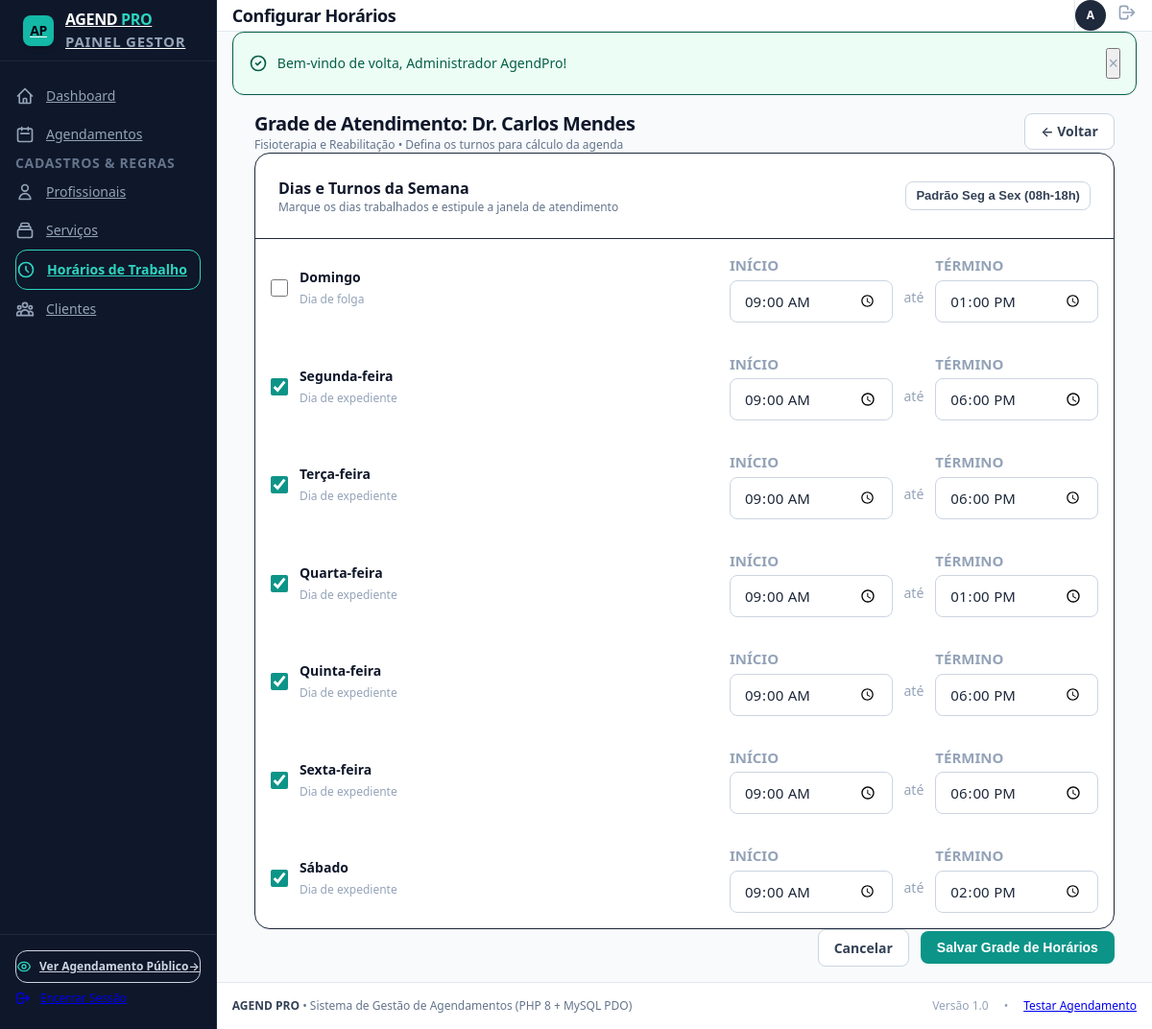
The app's page /admin/horarios/configurar.php?profissional_id=2 (signed in) with its own data.
### tables this page shows
CREATE TABLE IF NOT EXISTS `profissionais` (
  `id` INT AUTO_INCREMENT PRIMARY KEY,
  `nome` VARCHAR(100) NOT NULL,
  `email` VARCHAR(150) NOT NULL,
  `telefone` VARCHAR(20) NOT NULL,
  `especialidade` VARCHAR(100) NOT NULL,
  `ativo` TINYINT(1) NOT NULL DEFAULT 1,
  `created_at` TIMESTAMP DEFAULT CURRENT_TIMESTAMP,
  `updated_at` TIMESTAMP DEFAULT CURRENT_TIMESTAMP ON UPDATE CURRENT_TIMESTAMP,
  INDEX `idx_prof_ativo` (`ativo`),
  INDEX `idx_prof_nome` (`nome`)
);

### includes/functions.php (called while the page is built, shortened)
<?php
function sanitize(?string $value): string
{
    return htmlspecialchars(trim($value), ENT_QUOTES, 'UTF-8');
}
function getDayOfWeekName(int $day): string
{
    $days = [
        0 => 'Domingo',
        1 => 'Segunda-feira',
        2 => 'Terça-feira',
        3 => 'Quarta-feira',
        4 => 'Quinta-feira',
        5 => 'Sexta-feira',
        6 => 'Sábado'
    ];
    return $days[$day] ?? 'Desconhecido';
}

### admin/horarios/configurar.php (the view, shortened to what this page needs)
<?php
require_once __DIR__ . '/../../includes/functions.php';
$pdo = getDBConnection();
$profId = (int)($_GET['profissional_id'] ?? 0);
$stmt = $pdo->prepare("SELECT * FROM `profissionais` WHERE id = :id LIMIT 1");
$stmt->execute([':id' => $profId]);
$profissional = $stmt->fetch();
$stmtHorarios = $pdo->prepare("SELECT * FROM `horarios_trabalho` WHERE profissional_id = :id ORDER BY dia_semana ASC");
$stmtHorarios->execute([':id' => $profId]);
$horariosRaw = $stmtHorarios->fetchAll();
$grade = [];
for ($d = 0; $d <= 6; $d++) {
    $grade[$d] = [
        'dia_semana'  => $d,
        'hora_inicio' => '08:00',
        'hora_fim'    => '18:00',
        'ativo'       => ($d === 0) ? 0 : 1
    ];
}
foreach ($horariosRaw as $hr) {
    $d = (int)$hr['dia_semana'];
    $grade[$d] = [
        'dia_semana'  => $d,
        'hora_inicio' => substr($hr['hora_inicio'], 0, 5),
        'hora_fim'    => substr($hr['hora_fim'], 0, 5),
        'ativo'       => (int)$hr['ativo'],
    ];
}
include __DIR__ . '/../../includes/header.php';
?>
<div class="max-w-4xl mx-auto space-y-6">
    <div class="flex items-center justify-between">
        <div>
            <h2 class="text-xl font-bold text-slate-900 tracking-tight">Grade de Atendimento: <?= sanitize($profissional['nome']) ?></h2>
            <p class="text-xs text-slate-500 mt-0.5"><?= sanitize($profissional['especialidade']) ?> &bull; Defina os turnos para cálculo da agenda</p>
        </div>
        <a href="/admin/horarios/index.php" class="btn btn-secondary text-sm">
            &larr; Voltar
        </a>
    </div>
    <form method="POST" action="/admin/horarios/configurar.php?profissional_id=<?= $profId ?>" class="space-y-6">
        <div class="bg-white rounded-2xl border border-slate-200/80 shadow-sm overflow-hidden">
            <div class="p-6 border-b border-slate-100 flex flex-col sm:flex-row sm:items-center justify-between gap-3">
                <div>
                    <h3 class="font-bold text-slate-900 text-base">Dias e Turnos da Semana</h3>
                    <p class="text-xs text-slate-500">Marque os dias trabalhados e estipule a janela de atendimento</p>
                </div>
                <div class="flex items-center gap-2">
                    <button type="button" id="btn-seg-sex" class="btn btn-secondary btn-sm text-xs">
                        Padrão Seg a Sex (08h-18h)
                    </button>
                </div>
            </div>
            <div class="divide-y divide-slate-100">
                <?php for ($d = 0; $d <= 6; $d++): ?>
                    <?php $item = $grade[$d]; ?>
                    <div class="p-4 sm:px-6 flex flex-col sm:flex-row sm:items-center justify-between gap-4 hover:bg-slate-50/60 transition-colors">
                        <div class="w-48 flex items-center gap-3">
                            <input type="checkbox" id="dia_<?= $d ?>" name="dias[<?= $d ?>][ativo]" value="1" <?= $item['ativo'] === 1 ? 'checked' : '' ?> class="dia-check" data-dia="<?= $d ?>">
                            <label for="dia_<?= $d ?>" class="cursor-pointer">
                                <span class="font-bold text-sm text-slate-900 block"><?= getDayOfWeekName($d) ?></span>
                                <span class="text-xs text-slate-400 font-normal status-label-<?= $d ?>">
                                    <?= $item['ativo'] === 1 ? 'Dia de expediente' : 'Dia de folga' ?>
                                </span>
                            </label>
                        </div>
                        <div class="flex items-center gap-3 flex-1 max-w-sm times-group-<?= $d ?> <?= $item['ativo'] === 1 ? '' : 'opacity-40 pointer-events-none' ?>">
                            <div class="flex-1">
                                <label class="block text-[10px] font-semibold text-slate-400 uppercase mb-1">Início</label>
                                <input type="time" name="dias[<?= $d ?>][hora_inicio]" value="<?= sanitize($item['hora_inicio']) ?>" class="text-sm font-mono py-1.5 px-3">
                            </div>
                            <span class="text-slate-400 text-sm mt-5">até</span>
                            <div class="flex-1">
                                <label class="block text-[10px] font-semibold text-slate-400 uppercase mb-1">Término</label>
                                <input type="time" name="dias[<?= $d ?>][hora_fim]" value="<?= sanitize($item['hora_fim']) ?>" class="text-sm font-mono py-1.5 px-3">
                            </div>
                        </div>
                    </div>
                <?php endfor; ?>
            </div>
        </div>
        <div class="flex items-center justify-end gap-3 pt-2">
            <a href="/admin/horarios/index.php" class="btn btn-secondary">Cancelar</a>
            <button type="submit" class="btn btn-primary">Salvar Grade de Horários</button>
        </div>
    </form>
</div>
<?php include __DIR__ . '/../../includes/footer.php'; ?>

### assets/css/style.css (style rules this page uses)
:root { --font-sans: system-ui, -apple-system, BlinkMacSystemFont, 'Segoe UI', Roboto, Helvetica, Arial, sans-serif; --color-primary: #0d9488; --color-primary-hover: #0f766e; --color-primary-light: #ccfbf1; --color-bg-dark: #0f172a; --color-card-dark: #1e293b; --color-border-dark: #334155; }
*, *::before, *::after { box-sizing: border-box; margin: 0; padding: 0; }
body { font-family: var(--font-sans); font-size: 15px; line-height: 1.5; color: #1e293b; background-color: #f8fafc; min-height: 100vh; -webkit-font-smoothing: antialiased; }
.flex { display: flex; }
.block { display: block; }
.flex-col { flex-direction: column; }
.flex-1 { flex: 1 1 0%; }
.items-center { align-items: center; }
.justify-between { justify-content: space-between; }
.justify-end { justify-content: flex-end; }
.gap-2 { gap: 0.5rem; }
.gap-3 { gap: 0.75rem; }
.gap-4 { gap: 1rem; }
@media (min-width: 640px) { .sm\:flex-row { flex-direction: row; } }
@media (min-width: 640px) { .sm\:px-6 { padding-left: 1.5rem; padding-right: 1.5rem; } }
.max-w-sm { max-width: 24rem; }
.max-w-4xl { max-width: 56rem; }
.min-h-screen { min-height: 100vh; }
.mx-auto { margin-left: auto; margin-right: auto; }
.mt-5 { margin-top: 1.25rem; }
.mb-1 { margin-bottom: 0.25rem; }
.p-4 { padding: 1rem; }
.p-6 { padding: 1.5rem; }
.px-3 { padding-left: 0.75rem; padding-right: 0.75rem; }
.py-1\.5 { padding-top: 0.375rem; padding-bottom: 0.375rem; }
.border { border-width: 1px; border-style: solid; }
.border-b { border-bottom-width: 1px; border-bottom-style: solid; }
.rounded-2xl { border-radius: 1rem; }
.bg-white { background-color: #ffffff; }
.bg-slate-50 { background-color: #f8fafc; }
.text-slate-400 { color: #94a3b8; }
.text-slate-500 { color: #64748b; }
.text-slate-800 { color: #1e293b; }
.text-slate-900 { color: #0f172a; }
.text-xs { font-size: 0.75rem; line-height: 1rem; }
.text-sm { font-size: 0.875rem; line-height: 1.25rem; }
.text-base { font-size: 1rem; line-height: 1.5rem; }
.text-xl { font-size: 1.25rem; line-height: 1.75rem; }
.font-normal { font-weight: 400; }
.font-semibold { font-weight: 600; }
.font-bold { font-weight: 700; }
.font-mono { font-family: ui-monospace, SFMono-Regular, Menlo, Monaco, Consolas, monospace; }
.uppercase { text-transform: uppercase; }
.tracking-tight { letter-spacing: -0.025em; }
.shadow-sm { box-shadow: 0 1px 2px 0 rgba(0, 0, 0, 0.05); }
input[type="text"], input[type="email"], input[type="password"], input[type="date"], input[type="time"], input[type="tel"], input[type="number"], select, textarea { width: 100%; padding: 0.625rem 0.875rem; font-size: 0.9375rem; font-family: inherit; color: #1e293b; background-color: #ffffff; border: 1px solid #cbd5e1; border-radius: 0.5rem; outline: none; transition: border-color 0.15s ease, box-shadow 0.15s ease; }
input[type="checkbox"], input[type="radio"] { width: 1.125rem; height: 1.125rem; accent-color: #0d9488; cursor: pointer; }
.btn { display: inline-flex; align-items: center; justify-content: center; gap: 0.5rem; padding: 0.5rem 1rem; font-size: 0.875rem; font-weight: 600; border-radius: 0.5rem; border: 1px solid transparent; cursor: pointer; text-decoration: none; transition: all 0.15s ease; white-space: nowrap; }
.btn-primary { background-color: #0d9488; color: #ffffff; }
.btn-secondary { background-color: #ffffff; color: #334155; border-color: #cbd5e1; }
.btn-sm { padding: 0.375rem 0.625rem; font-size: 0.8125rem; }
.cursor-pointer { cursor: pointer; }
.overflow-hidden { overflow: hidden; }

### records on screen
profissionais: nome "Dr. Carlos Mendes", especialidade "Fisioterapia e Reabilitação"

### other values on screen
$pageTitle "Configurar Horários"
substr($authUser['nome'] ?? 'A', 0, 1) "A"
$flash['message'] "Bem-vindo de volta, Administrador AgendPro!"
getDayOfWeekName($d) "Domingo"
getDayOfWeekName($d) "Segunda-feira"
getDayOfWeekName($d) "Terça-feira"
getDayOfWeekName($d) "Quarta-feira"
getDayOfWeekName($d) "Quinta-feira"
getDayOfWeekName($d) "Sexta-feira"
getDayOfWeekName($d) "Sábado"
